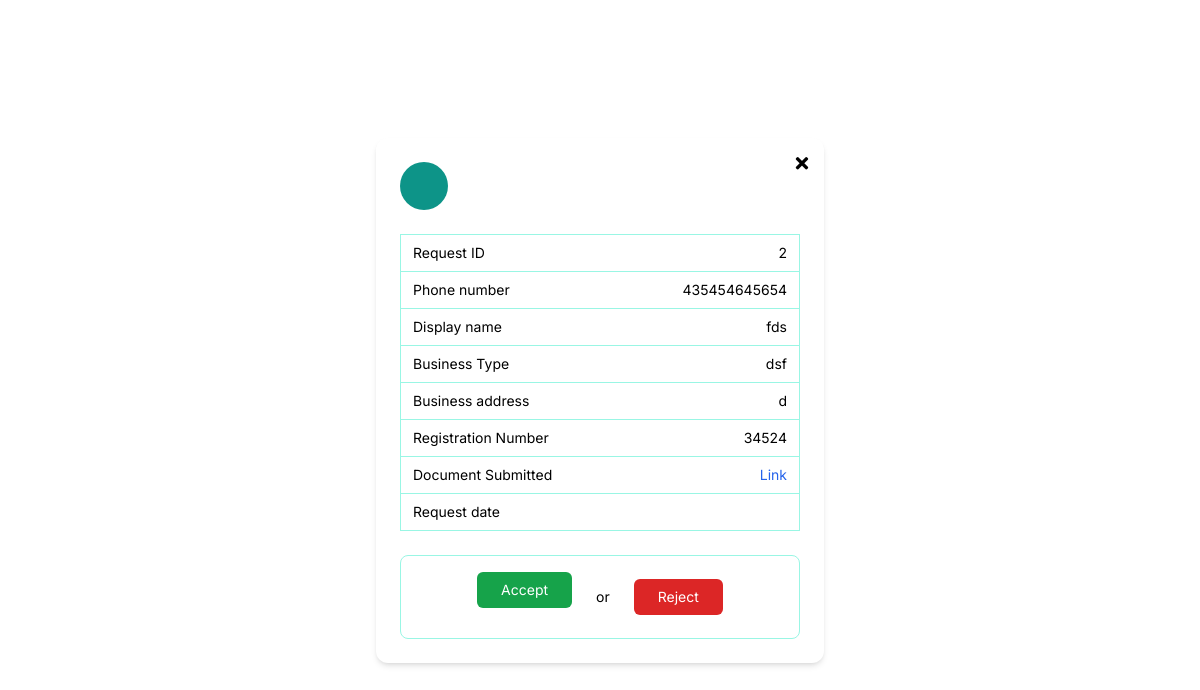
The page /admin_panel/seller-request/2/ on the database as committed earlier.
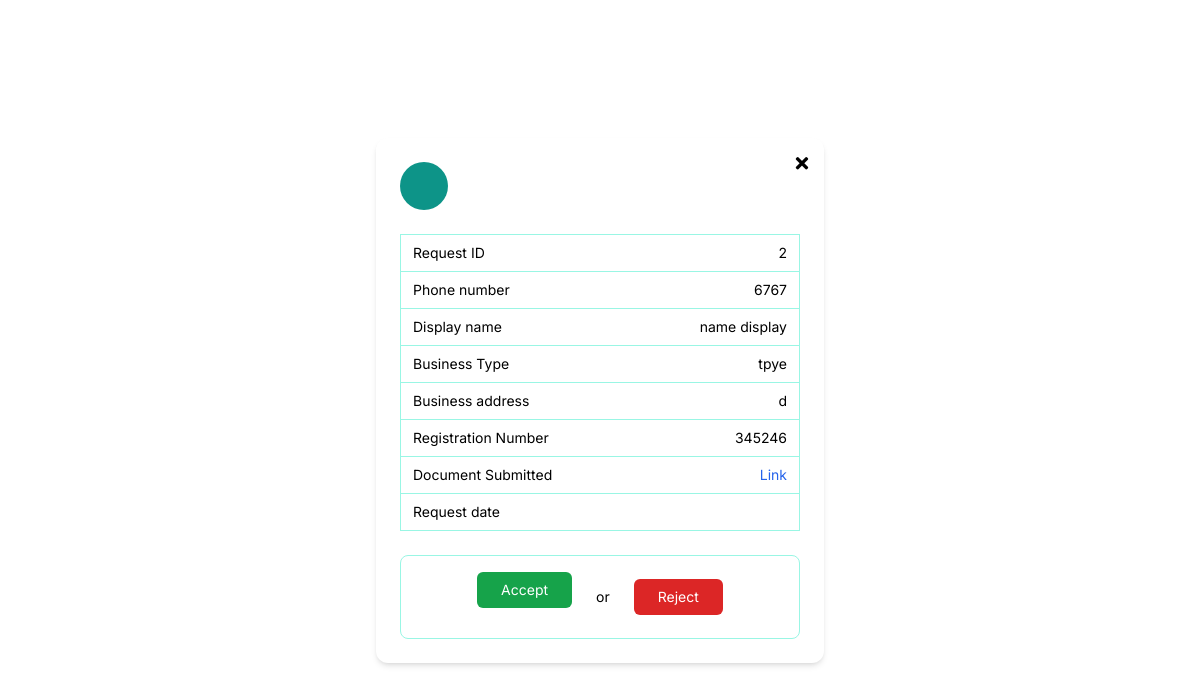
The same page on the database as committed later.
### seller/models.py (models this page shows, shortened)
class Seller(models.Model):
    user = models.OneToOneField(User, on_delete=models.CASCADE, related_name='seller_profile', null=True)
    phone_number = models.CharField(max_length=15)
    business_name = models.CharField(max_length=100)
    business_type = models.CharField(max_length=100)
    business_address = models.TextField()
    registration_number = models.CharField(max_length=100)
    validation_document = models.FileField(upload_to='validation_documents/')
    is_approved = models.BooleanField(default=False)
    is_rejected = models.BooleanField(default=False)
    rejection_reason = models.TextField(blank=True, null=True)

### admin_panel/views.py (the view, shortened to what this page needs)
# urls.py: path('seller-request/<int:seller_id>/', views.seller_request_detail, name='seller_request_detail'),
def seller_request_detail(request, seller_id):
    seller = get_object_or_404(Seller, id=seller_id)
    return render(request, 'admin_panel/seller_request_viewmore.html', {'seller': seller})

### admin_panel/templates/admin_panel/seller_request_viewmore.html (shortened to what this page needs)
<html lang="en">
<head>
  <script src="https://cdn.tailwindcss.com"></script>
  <link
    rel="stylesheet"
    href="https://cdnjs.cloudflare.com/ajax/libs/font-awesome/5.15.3/css/all.min.css"
  />
</head>
<body class="bg-white flex items-center justify-center min-h-screen p-4">
  <div class="relative bg-white rounded-xl shadow-md w-full max-w-md p-6">
    <button onclick="window.history.back()" aria-label="Close" class="absolute top-4 right-4 text-black text-lg font-bold leading-none hover:text-gray-700">
        <i class="fas fa-times"></i>
      </button>
    <div class="flex items-center space-x-4 mb-6">
      <div class="flex items-center justify-center w-12 h-12 rounded-full bg-teal-600 text-white font-semibold text-base">
      </div>
    </div>
    <table class="w-full border border-teal-200 rounded-lg text-sm text-left text-black">
      <tbody>
        <tr class="border-b border-teal-200">
          <td class="py-2 px-3 w-1/2">Request ID</td>
          <td class="py-2 px-3 text-right">{{ seller.id }}</td>
        </tr>
        <tr class="border-b border-teal-200">
          <td class="py-2 px-3">Phone number</td>
          <td class="py-2 px-3 text-right">{{ seller.phone_number }}</td>
        </tr>
        <tr class="border-b border-teal-200">
            <td class="py-2 px-3">Display name</td>
            <td class="py-2 px-3 text-right">{{ seller.business_name }}</td>
          </tr>
          <tr class="border-b border-teal-200">
            <td class="py-2 px-3">Business Type</td>
            <td class="py-2 px-3 text-right">{{ seller.business_type }}</td>
          </tr>
          <tr class="border-b border-teal-200">
            <td class="py-2 px-3">Business address</td>
            <td class="py-2 px-3 text-right">{{ seller.business_address }}</td>
          </tr>
          <tr class="border-b border-teal-200">
            <td class="py-2 px-3">Registration Number</td>
            <td class="py-2 px-3 text-right">{{ seller.registration_number }}</td>
          </tr>
          <tr class="border-b border-teal-200">
            <td class="py-2 px-3">Document Submitted</td>
            <td class="py-2 px-3 text-right">
              <a href="{{ seller.validation_document.url }}" class="text-blue-600 hover:underline" target="_blank">Link</a>
            </td>
          </tr>
          <tr>
            <td class="py-2 px-3">Request date</td>
            <td class="py-2 px-3 text-right">{{ seller.created_at|date:"d-m-Y" }}</td>
          </tr>
        </tbody>
      </table>
    <div class="mt-6 border border-teal-200 rounded-lg p-4 flex items-center justify-center space-x-6 text-sm">
        <form method="post">
            <button type="submit" class="bg-green-600 text-white rounded-md px-6 py-2 hover:bg-green-700 transition">
              Accept
            </button>
          </form>
          <span class="text-black">or</span>
          <a href="{% url 'seller_reject_reason' seller.id %}">
            <button type="button" class="bg-red-600 text-white rounded-md px-6 py-2 hover:bg-red-700 transition">
              Reject
            </button>
          </a>
           </div>
  </div>
</body>
</html>

### admin_panel/templates/admin_panel/seller_request_viewmore.html (style rules this page uses)
body { font-family: 'Inter', sans-serif; }

Rows that differ between the two databases and show on the page:
changed Seller id 2: phone_number "435454645654" → "6767"; business_name "fds" → "name display"; business_type "dsf" → "tpye"; registration_number "34524" → "345246"
